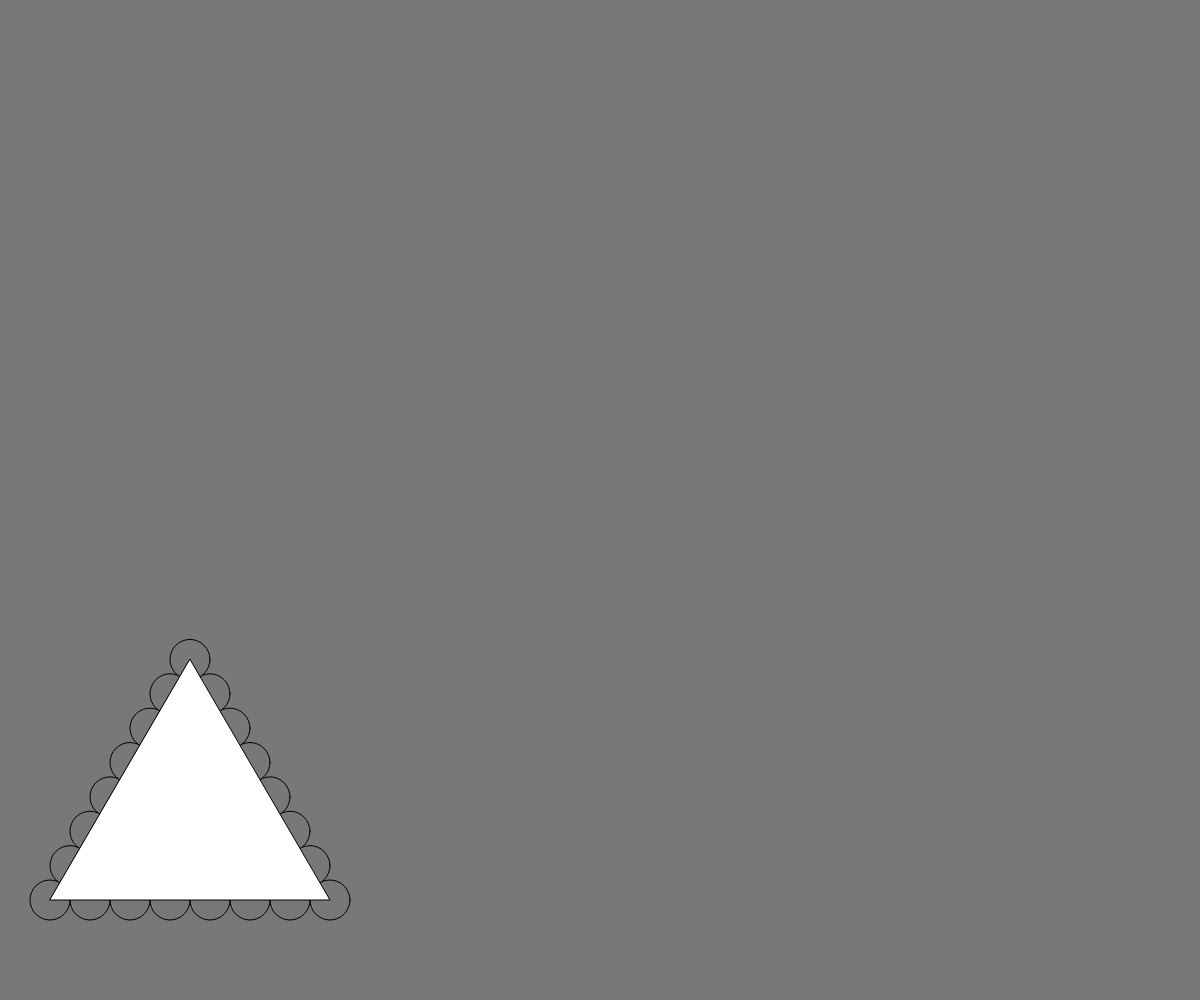
Frame 1 (no input)
Frame 2 (the mouse pressed at the canvas centre, redrawn once): identical to frame 1, image omitted

The p5.js sketch that drew this single still picture (run headless with seeded random() and noise() and a simulated clock; the mouse was pressed at the canvas centre and the sketch redrawn once):

// p5.js sketch
// ── sketch.js
let num;
let radius;

function preload() {}

function setup() {
  createCanvas(windowWidth, windowHeight);
  noLoop();
  const params = getURLParams();

  num = Math.max(1, params.num | 0 || 8);
  radius = Math.max(5, params.radius | 0 || 40);
}

function windowResized() {
  resizeCanvas(windowWidth, windowHeight);
}

function draw() {
  background(120);
  fill(120);
  const x = 50;
  const y = height - 100;
  let n = num;

  for (let i = 0; i < num; i += 1) {
    const oy = y - i * radius + (i * radius) / 7.1;
    for (let j = 0; j < n - i; j += 1) {
      const ox = x + j * radius + (i * radius) / 2;
      ellipse(ox, oy, radius, radius);
    }
  }
  fill(255);
  triangle(
    x,
    y,
    x + (num - 1) * radius,
    y,
    x + ((num - 1) * radius) / 2,
    y - (num - 1) * radius + ((num - 1) * radius) / 7.1
  );
}
